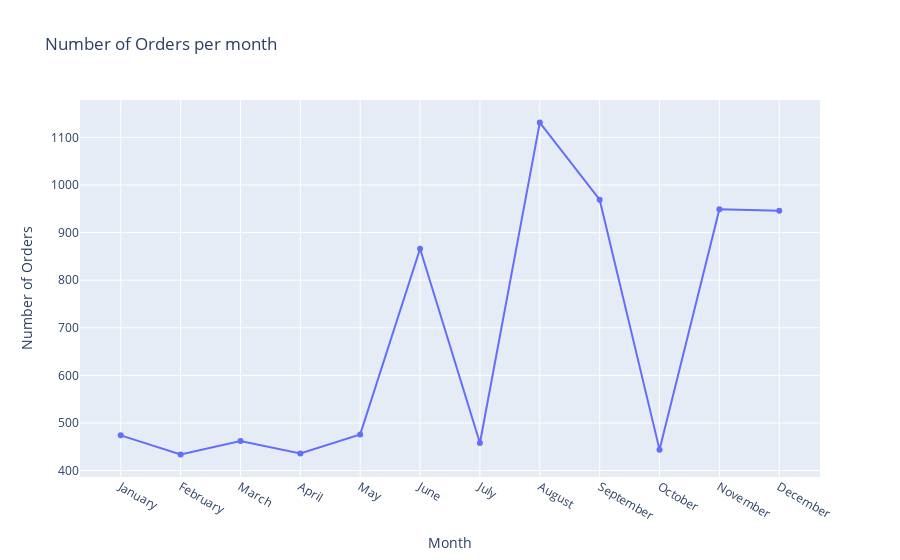

Notebook cell for this chart:
### Code cell
months = df['Order Month'].value_counts().sort_index()
plt.figure(figsize=(12,6))
fig = px.line(
    x=months.index,
    y=months.values,
    markers=True,
    labels={'x': 'Month', 'y': 'Number of Orders'},
    title='Number of Orders per month'
)



fig.show()

### Figure 1 — Plotly figure (JSON) as saved in the notebook; plotly's stock layout.template omitted (floating-point values rounded to 4 significant figures)
{"data": [{"hovertemplate": "Month=%{x}<br>Number of Orders=%{y}<extra></extra>", "legendgroup": "", "line": {"color": "#636efa", "dash": "solid"}, "marker": {"symbol": "circle"}, "mode": "lines+markers", "name": "", "orientation": "v", "showlegend": false, "type": "scatter", "x": ["January", "February", "March", "April", "May", "June", "July", "August", "September", "October", "November", "December"], "xaxis": "x", "y": [474, 434, 462, 436, 476, 866, 458, 1131, 969, 444, 949, 946], "yaxis": "y"}], "layout": {"legend": {"tracegroupgap": 0}, "title": {"text": "Number of Orders per month"}, "xaxis": {"anchor": "y", "domain": [0, 1], "title": {"text": "Month"}}, "yaxis": {"anchor": "x", "domain": [0, 1], "title": {"text": "Number of Orders"}}}}
